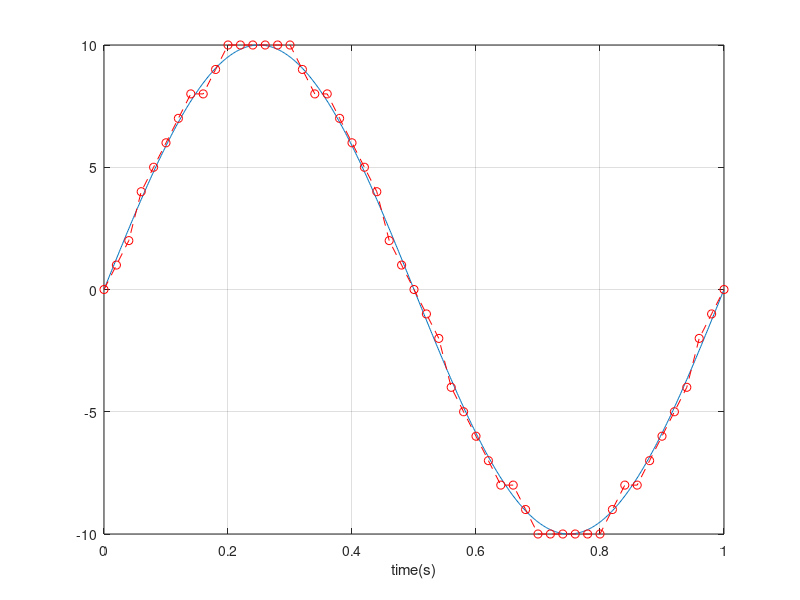
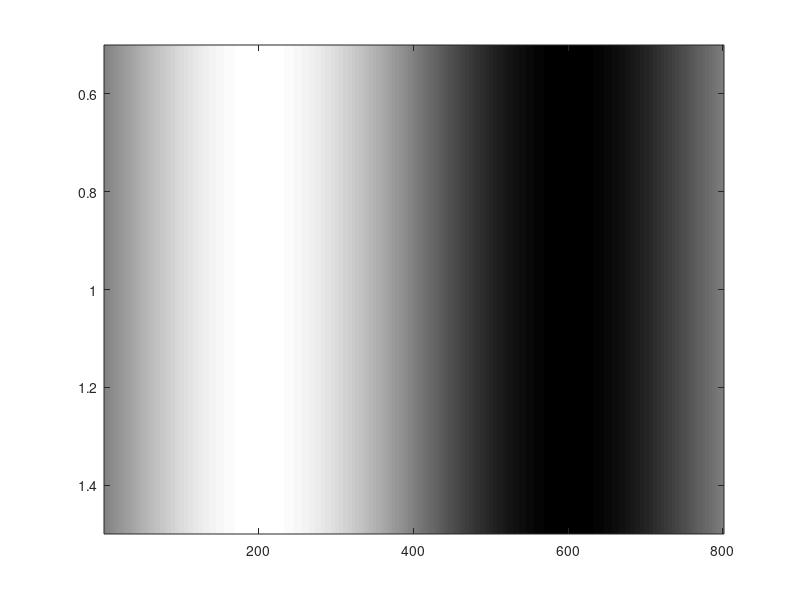
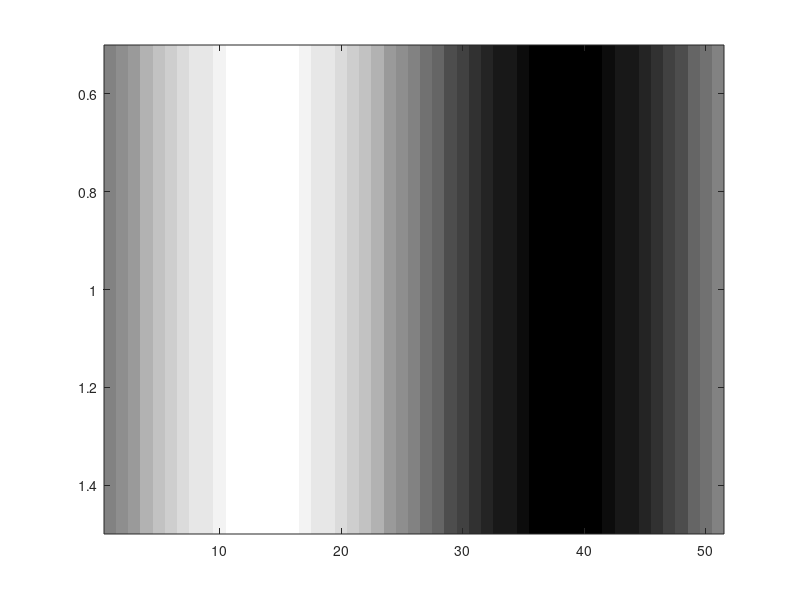

Reproduce these figures in MATLAB, in order.
t = 0:1/800:1;
y = 10*sin(2*pi*1*t);
plot(t,y);
grid on;
xlabel('time(s)')
hold on;

t = 0:1/50:1;
y = round(10*sin(2*pi*t));
plot(t,y,'--or');


t = 0:1/800:1;
y = 10*sin(2*pi*1*t);
figure, imagesc(y);
colormap("gray");
t = 0:1/50:1;
y = round(10*sin(2*pi*t));
figure, imagesc(y);
colormap("gray");
